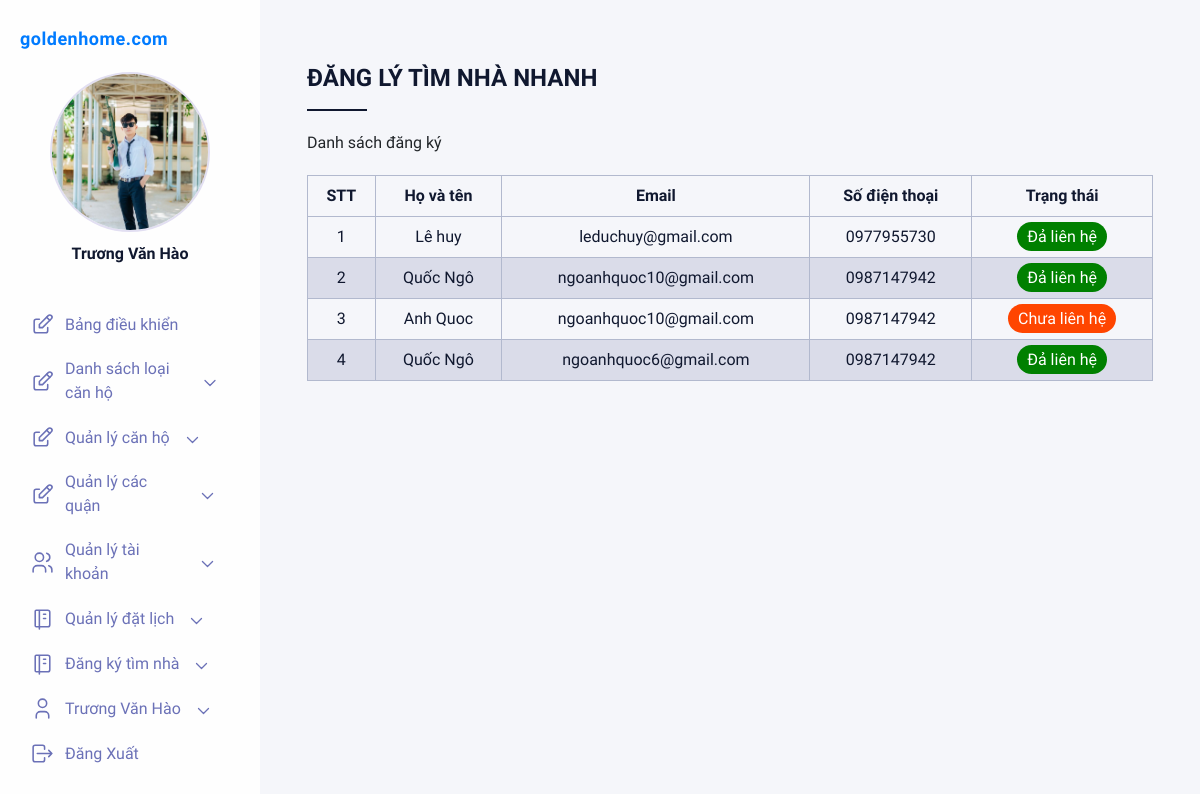
/admin/?ctrl=dangkytim&act=index (signed in), run on the app's committed database.
### tables this page shows
CREATE TABLE `dangkytimnha`  (
  `id` int(12) NOT NULL AUTO_INCREMENT,
  `ho_ten` varchar(50) NULL DEFAULT NULL,
  `email` varchar(50) NULL DEFAULT NULL,
  `sdt` varchar(10) NULL DEFAULT NULL,
  `trangthai` tinyint(1) NULL DEFAULT NULL,
  PRIMARY KEY (`id`) USING BTREE
);

### system/database.php (called while the page is built, shortened)
<?php
function getConnection()
{
    $opt = array(PDO::MYSQL_ATTR_INIT_COMMAND => "SET NAMES utf8", PDO::ATTR_ERRMODE => PDO::ERRMODE_EXCEPTION);
    $conn = new PDO('mysql:host=' . HOST_DB . ';dbname=' . NAME_DB, USER_DB, PASS_DB, $opt);
    return $conn;
}
function query($sql)
{
    $conn = getConnection();
    $result = $conn->query($sql);
    return $result;
}

### admin/models/dangkytim.php (called while the page is built, shortened)
<?php
require_once "../system/database.php";
function getalldangkytim(){
          $sql="SELECT * FROM dangkytimnha ORDER BY ID DESC";
          return query($sql);
}
?>

### admin/view/dangkytimnhanh.php (the view)
<div class="right__title">Đăng lý tìm nhà nhanh</div>
<div class="right__table">
    <p class="right__tableTitle">Danh sách đăng ký</p>
    <div class="right__tableWrapper">
        <table>
            <thead>
                <tr>
                    <th>STT</th>
                    <th style="text-align: center;">Họ và tên </th>
                    <th>Email</th>
                    <th>Số điện thoại</th>
                    <th>Trạng thái</th>
                </tr>
            </thead>
            <tbody>
            <?php foreach($ds as $stt => $ds) {
                $stt+=1;
                ?>
                <tr>
                    <td><?=$stt?></td>
                    <td><?=$ds["ho_ten"]?></td>
                    <td><?=$ds["email"]?></td>
                    <td><?=$ds["sdt"]?></td>
                    <td><?php if ($ds["trangthai"]==0) {
                              ?>
                              <a href="?ctrl=dangkytim&act=update&id=<?=$ds["id"]?>" style="color: white; background-color: orangered; padding: 5px 10px; border-radius: 20px;">Chưa liên hệ</a>
                              <?php
                    } else {
                              ?>
                               <span  style="color: white; background-color: green; padding: 5px 10px; border-radius: 20px;">Đả liên hệ</span>
                              <?php
                    }?></td>
                </tr>
            <?php }?>
            </tbody>
        </table>
    </div>
</div>

### admin/view/css/main.css (style rules this page uses)
* { margin: 0; padding: 0; list-style: none; border: 0; -webkit-tap-highlight-color: transparent; text-decoration: none; color: inherit; box-sizing: border-box; }
body { font-family: "Muli", sans-serif; background-color: #E2DFF2; }
.right__title { color: #10182F; font-size: 24px; font-weight: bold; text-transform: uppercase; position: relative; padding-bottom: 15px; margin-bottom: 20px; }
.right__title:before { content: ''; position: absolute; width: 60px; height: 2px; background-color: #10182F; bottom: 0; }
.right__tableTitle { margin-bottom: 20px; }
.right table { border-collapse: collapse; width: 100%; margin-bottom: 10px; }
.right table td, .right table th { border: 1px solid #b2b9ce; text-align: left; padding: 8px; color: #10182F; }
.right table tr:nth-child(even) { background-color: #dadce9; }
.right table th { text-align: center; }
.right table td { text-align: center; }

### data on the page
dangkytimnha: ho_ten "Lê huy", email "leduchuy@gmail.com", sdt "0977955730", trangthai "Đả liên hệ"
dangkytimnha: ho_ten "Quốc Ngô", email "ngoanhquoc10@gmail.com", sdt "0987147942", trangthai "Đả liên hệ"
dangkytimnha: ho_ten "Anh Quoc", email "ngoanhquoc10@gmail.com", sdt "0987147942"
dangkytimnha: ho_ten "Quốc Ngô", email "ngoanhquoc6@gmail.com", sdt "0987147942", trangthai "Đả liên hệ"

### other printed values
$_SESSION['user'] "Trương Văn Hào"
